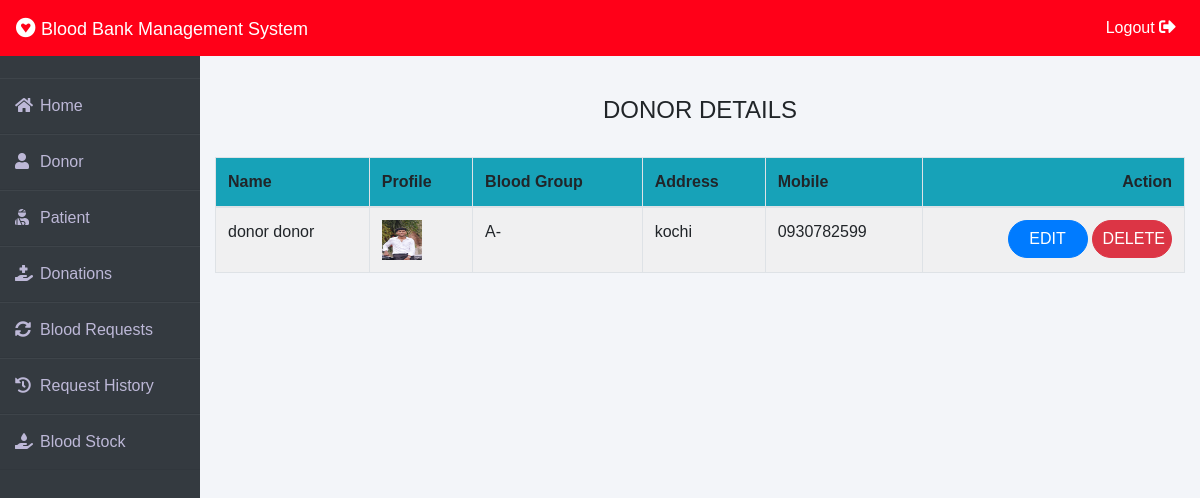
/admin-donor (signed in), run on the app's committed database.
### donor/models.py (models this page shows, shortened)
class Donor(models.Model):
    user=models.OneToOneField(User,on_delete=models.CASCADE)
    profile_pic= models.ImageField(upload_to='profile_pic/Donor/',null=True,blank=True)
    bloodgroup=models.CharField(max_length=10)
    address = models.CharField(max_length=40)
    mobile = models.CharField(max_length=20,null=False)
    @property
    def get_name(self):
        return self.user.first_name+" "+self.user.last_name

### blood/views.py (the view)
# urls.py: path('admin-donor', views.admin_donor_view,name='admin-donor'),
@login_required(login_url='adminlogin')
def admin_donor_view(request):
    donors=dmodels.Donor.objects.all()
    return render(request,'blood/admin_donor.html',{'donors':donors})

### templates/blood/admin_donor.html
{% extends 'blood/adminbase.html' %}
{% block content %}
{% load widget_tweaks %}
{%load static%}
<br><br>
<div class="container">
    <H4 class="text-center">DONOR DETAILS</H4><br>
    <table class="table table-light table-hover table-bordered table-striped">
        <thead class="bg-info">
            <tr>
                <th scope="col">Name</th>
                <th scope="col">Profile</th>
                <th scope="col">Blood Group</th>
                <th scope="col">Address</th>
                <th scope="col">Mobile</th>
                <th class="text-right">Action</th>
            </tr>
        </thead>
        <tbody>
            {% for t in donors %}
            <tr>
                <td> {{t.get_name}}</td>
                <td> <img src="{% static t.profile_pic.url %}" alt="Profile Pic" height="40px" width="40px" /></td>
                <td>{{t.bloodgroup}}</td>
                <td>{{t.address}}</td>
                <td>{{t.mobile}}</td>
                <td class="text-right">
                    <button class="btn btn-primary badge-pill" style="width: 80px;"><a  style="text-decoration: none;color: white;" href="{% url 'update-donor' t.id  %}">EDIT</a> </button>
                    <button class="btn btn-danger badge-pill" style="width: 80px;"><a  style="text-decoration: none;color: white;" href="{% url 'delete-donor' t.id  %}">DELETE</a> </button>
                </td>
            </tr>
            {% endfor %}
        </tbody>
    </table>
</div>
{% endblock content %}

### templates/blood/adminbase.html (style rules this page uses)
* { margin: 0; padding: 0; box-sizing: border-box; list-style: none; text-decoration: none; font-family: 'Josefin Sans', sans-serif; }
body { background-color: #f3f5f9; }

### data on the page
Donor: get_name "donor donor", profile_pic (picture), bloodgroup "A-", address "kochi", mobile "0930782599"
